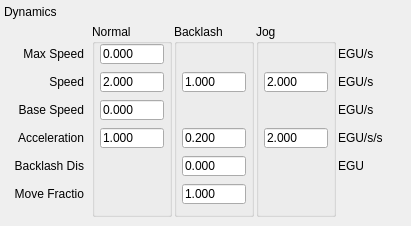
   <widget class="QWidget" name="page_2">
    <widget class="QLabel" name="label_4">
     <property name="geometry">
      <rect>
       <x>4</x>
       <y>4</y>
       <width>65</width>
       <height>16</height>
      </rect>
     </property>
     <property name="text">
      <string>Dynamics</string>
     </property>
    </widget>
    <widget class="QGroupBox" name="groupBoxNormal">
     <property name="geometry">
      <rect>
       <x>92</x>
       <y>24</y>
       <width>80</width>
       <height>193</height>
      </rect>
     </property>
     <property name="title">
      <string>Normal</string>
     </property>
     <widget class="QELineEdit" name="qelineedit_10">
      <property name="geometry">
       <rect>
        <x>8</x>
        <y>20</y>
        <width>64</width>
        <height>20</height>
       </rect>
      </property>
      <property name="text">
       <string>0.000</string>
      </property>
      <property name="variable" stdset="0">
       <string>$(P):$(M).VMAX</string>
      </property>
      <property name="variableSubstitutions" stdset="0">
       <string>P=PICO,M=m1</string>
      </property>
      <property name="addUnits">
       <bool>false</bool>
      </property>
     </widget>
     <widget class="QELineEdit" name="qelineedit_11">
      <property name="geometry">
       <rect>
        <x>8</x>
        <y>48</y>
        <width>64</width>
        <height>20</height>
       </rect>
      </property>
      <property name="text">
       <string>2.000</string>
      </property>
      <property name="variable" stdset="0">
       <string>$(P):$(M).VELO</string>
      </property>
      <property name="variableSubstitutions" stdset="0">
       <string>P=PICO,M=m1</string>
      </property>
      <property name="addUnits">
       <bool>false</bool>
      </property>
     </widget>
     <widget class="QELineEdit" name="qelineedit_12">
      <property name="geometry">
       <rect>
        <x>8</x>
        <y>76</y>
        <width>64</width>
        <height>20</height>
       </rect>
      </property>
      <property name="text">
       <string>0.000</string>
      </property>
      <property name="variable" stdset="0">
       <string>$(P):$(M).VBAS</string>
      </property>
      <property name="variableSubstitutions" stdset="0">
       <string>P=PICO,M=m1</string>
      </property>
      <property name="addUnits">
       <bool>false</bool>
      </property>
     </widget>
     <widget class="QELineEdit" name="qelineedit_13">
      <property name="geometry">
       <rect>
        <x>8</x>
        <y>104</y>
        <width>64</width>
        <height>20</height>
       </rect>
      </property>
      <property name="text">
       <string>1.000</string>
      </property>
      <property name="variable" stdset="0">
       <string>$(P):$(M).ACCL</string>
      </property>
      <property name="variableSubstitutions" stdset="0">
       <string>P=PICO,M=m1</string>
      </property>
      <property name="addUnits">
       <bool>false</bool>
      </property>
     </widget>
    </widget>
    <widget class="QGroupBox" name="groupBoxBack">
     <property name="geometry">
      <rect>
       <x>174</x>
       <y>24</y>
       <width>80</width>
       <height>193</height>
      </rect>
     </property>
     <property name="title">
      <string>Backlash</string>
     </property>
     <widget class="QELineEdit" name="qelineedit_14">
      <property name="geometry">
       <rect>
        <x>8</x>
        <y>48</y>
        <width>64</width>
        <height>20</height>
       </rect>
      </property>
      <property name="text">
       <string>1.000</string>
      </property>
      <property name="variable" stdset="0">
       <string>$(P):$(M).BVEL</string>
      </property>
      <property name="variableSubstitutions" stdset="0">
       <string>P=PICO,M=m1</string>
      </property>
      <property name="addUnits">
       <bool>false</bool>
      </property>
     </widget>
     <widget class="QELineEdit" name="qelineedit_15">
      <property name="geometry">
       <rect>
        <x>8</x>
        <y>104</y>
        <width>64</width>
        <height>20</height>
       </rect>
      </property>
      <property name="text">
       <string>0.200</string>
      </property>
      <property name="variable" stdset="0">
       <string>$(P):$(M).BACC</string>
      </property>
      <property name="variableSubstitutions" stdset="0">
       <string>P=PICO,M=m1</string>
      </property>
      <property name="addUnits">
       <bool>false</bool>
      </property>
     </widget>
     <widget class="QELineEdit" name="qelineedit_16">
      <property name="geometry">
       <rect>
        <x>8</x>
        <y>132</y>
        <width>64</width>
        <height>20</height>
       </rect>
      </property>
      <property name="text">
       <string>0.000</string>
      </property>
      <property name="variable" stdset="0">
       <string>$(P):$(M).BDST</string>
      </property>
      <property name="variableSubstitutions" stdset="0">
       <string>P=PICO,M=m1</string>
      </property>
      <property name="addUnits">
       <bool>false</bool>
      </property>
     </widget>
     <widget class="QELineEdit" name="qelineedit_17">
      <property name="geometry">
       <rect>
        <x>8</x>
        <y>160</y>
        <width>64</width>
        <height>20</height>
       </rect>
      </property>
      <property name="text">
       <string>1.000</string>
      </property>
      <property name="variable" stdset="0">
       <string>$(P):$(M).FRAC</string>
      </property>
      <property name="variableSubstitutions" stdset="0">
       <string>P=PICO,M=m1</string>
      </property>
      <property name="addUnits">
       <bool>false</bool>
      </property>
     </widget>
    </widget>
    <widget class="QGroupBox" name="groupBoxJog">
     <property name="geometry">
      <rect>
       <x>256</x>
       <y>24</y>
       <width>80</width>
       <height>193</height>
      </rect>
     </property>
     <property name="title">
      <string>Jog</string>
     </property>
     <widget class="QELineEdit" name="qelineedit_18">
      <property name="geometry">
       <rect>
        <x>8</x>
        <y>48</y>
        <width>64</width>
        <height>20</height>
       </rect>
      </property>
      <property name="text">
       <string>2.000</string>
      </property>
      <property name="variable" stdset="0">
       <string>$(P):$(M).JVEL</string>
      </property>
      <property name="variableSubstitutions" stdset="0">
       <string>P=PICO,M=m1</string>
      </property>
      <property name="addUnits">
       <bool>false</bool>
      </property>
     </widget>
     <widget class="QELineEdit" name="qelineedit_19">
      <property name="geometry">
       <rect>
        <x>8</x>
        <y>104</y>
        <width>64</width>
        <height>20</height>
       </rect>
      </property>
      <property name="text">
       <string>2.000</string>
      </property>
      <property name="variable" stdset="0">
       <string>$(P):$(M).JVEL</string>
      </property>
      <property name="variableSubstitutions" stdset="0">
       <string>P=PICO,M=m1</string>
      </property>
      <property name="addUnits">
       <bool>false</bool>
      </property>
     </widget>
    </widget>
    <widget class="QLabel" name="label_18">
     <property name="geometry">
      <rect>
       <x>4</x>
       <y>44</y>
       <width>80</width>
       <height>20</height>
      </rect>
     </property>
     <property name="text">
      <string>Max Speed</string>
     </property>
     <property name="alignment">
      <set>Qt::AlignRight|Qt::AlignTrailing|Qt::AlignVCenter</set>
     </property>
    </widget>
    <widget class="QLabel" name="label_19">
     <property name="geometry">
      <rect>
       <x>4</x>
       <y>72</y>
       <width>80</width>
       <height>20</height>
      </rect>
     </property>
     <property name="text">
      <string>Speed</string>
     </property>
     <property name="alignment">
      <set>Qt::AlignRight|Qt::AlignTrailing|Qt::AlignVCenter</set>
     </property>
    </widget>
    <widget class="QLabel" name="label_20">
     <property name="geometry">
      <rect>
       <x>4</x>
       <y>100</y>
       <width>80</width>
       <height>20</height>
      </rect>
     </property>
     <property name="text">
      <string>Base Speed</string>
     </property>
     <property name="alignment">
      <set>Qt::AlignRight|Qt::AlignTrailing|Qt::AlignVCenter</set>
     </property>
    </widget>
    <widget class="QLabel" name="label_21">
     <property name="geometry">
      <rect>
       <x>4</x>
       <y>128</y>
       <width>80</width>
       <height>20</height>
      </rect>
     </property>
     <property name="text">
      <string>Acceleration</string>
     </property>
     <property name="alignment">
      <set>Qt::AlignRight|Qt::AlignTrailing|Qt::AlignVCenter</set>
     </property>
    </widget>
    <widget class="QLabel" name="label_22">
     <property name="geometry">
      <rect>
       <x>4</x>
       <y>156</y>
       <width>80</width>
       <height>20</height>
      </rect>
     </property>
     <property name="text">
      <string>Backlash Dis</string>
     </property>
     <property name="alignment">
      <set>Qt::AlignRight|Qt::AlignTrailing|Qt::AlignVCenter</set>
     </property>
    </widget>
    <widget class="QLabel" name="label_23">
     <property name="geometry">
      <rect>
       <x>4</x>
       <y>184</y>
       <width>80</width>
       <height>20</height>
      </rect>
     </property>
     <property name="text">
      <string>Move Fractio</string>
     </property>
     <property name="alignment">
      <set>Qt::AlignRight|Qt::AlignTrailing|Qt::AlignVCenter</set>
     </property>
    </widget>
    <widget class="QLabel" name="label_24">
     <property name="geometry">
      <rect>
       <x>338</x>
       <y>44</y>
       <width>64</width>
       <height>20</height>
      </rect>
     </property>
     <property name="text">
      <string>EGU/s</string>
     </property>
     <property name="alignment">
      <set>Qt::AlignLeading|Qt::AlignLeft|Qt::AlignVCenter</set>
     </property>
    </widget>
    <widget class="QLabel" name="label_25">
     <property name="geometry">
      <rect>
       <x>338</x>
       <y>72</y>
       <width>64</width>
       <height>20</height>
      </rect>
     </property>
     <property name="text">
      <string>EGU/s</string>
     </property>
     <property name="alignment">
      <set>Qt::AlignLeading|Qt::AlignLeft|Qt::AlignVCenter</set>
     </property>
    </widget>
    <widget class="QLabel" name="label_26">
     <property name="geometry">
      <rect>
       <x>338</x>
       <y>100</y>
       <width>64</width>
       <height>20</height>
      </rect>
     </property>
     <property name="text">
      <string>EGU/s</string>
     </property>
     <property name="alignment">
      <set>Qt::AlignLeading|Qt::AlignLeft|Qt::AlignVCenter</set>
     </property>
    </widget>
    <widget class="QLabel" name="label_27">
     <property name="geometry">
      <rect>
       <x>338</x>
       <y>128</y>
       <width>64</width>
       <height>20</height>
      </rect>
     </property>
     <property name="text">
      <string>EGU/s/s</string>
     </property>
     <property name="alignment">
      <set>Qt::AlignLeading|Qt::AlignLeft|Qt::AlignVCenter</set>
     </property>
    </widget>
    <widget class="QLabel" name="label_28">
     <property name="geometry">
      <rect>
       <x>338</x>
       <y>156</y>
       <width>64</width>
       <height>20</height>
      </rect>
     </property>
     <property name="text">
      <string>EGU</string>
     </property>
     <property name="alignment">
      <set>Qt::AlignLeading|Qt::AlignLeft|Qt::AlignVCenter</set>
     </property>
    </widget>
   </widget>
